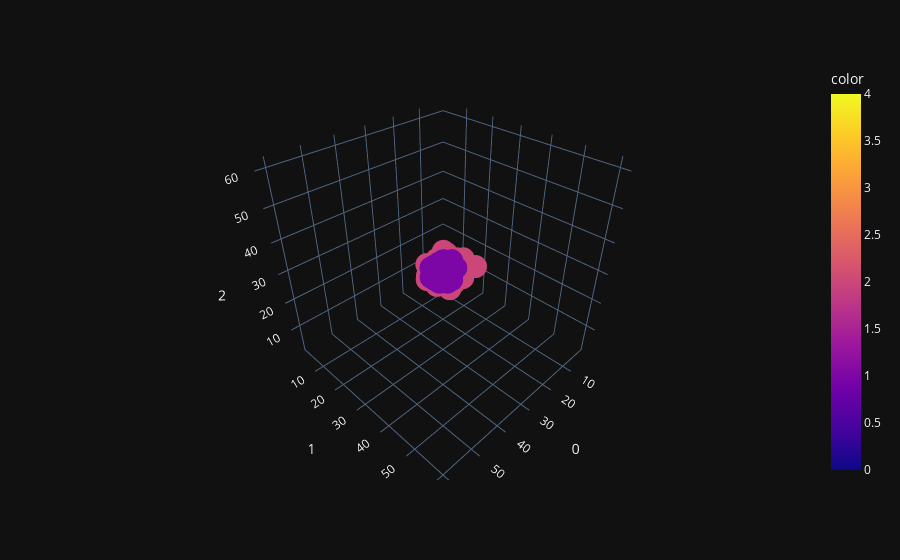

The notebook cell saved with this chart:
### Code cell
# Создаем DataFrame `res_df` из списка `xsyszs`, где `xsyszs` содержит тройки признаков (x, y, z) для каждой точки данных.
res_df = pd.DataFrame(xsyszs)

# Создаем трехмерный рассеянный график с использованием библиотеки Plotly Express.
# Аргументы `x=0`, `y=1`, `z=2` указывают столбцы DataFrame для координат осей X, Y и Z соответственно.
# Аргумент `color=Y` определяет цвет точек на графике в соответствии с классификационным признаком из массива `Y`.
fig = px.scatter_3d(res_df, x=0, y=1, z=2, color=Y)

# Отображаем созданный трехмерный график.
fig.show()

### Figure 1 — Plotly figure (JSON) as saved in the notebook; plotly's stock layout.template omitted (floating-point values rounded to 4 significant figures; data arrays with more than 128 entries replaced by an {"elided": "..."} marker saying what was removed)
{"data": [{"hovertemplate": "0=%{x}<br>1=%{y}<br>2=%{z}<br>color=%{marker.color}<extra></extra>", "legendgroup": "", "marker": {"color": {"elided": "500 int values"}, "coloraxis": "coloraxis", "symbol": "circle"}, "mode": "markers", "name": "", "scene": "scene", "showlegend": false, "x": {"elided": "500 int values"}, "y": {"elided": "500 int values"}, "z": {"elided": "500 int values"}, "type": "scatter3d"}], "layout": {"scene": {"domain": {"x": [0.0, 1.0], "y": [0.0, 1.0]}, "xaxis": {"title": {"text": "0"}}, "yaxis": {"title": {"text": "1"}}, "zaxis": {"title": {"text": "2"}}}, "coloraxis": {"colorbar": {"title": {"text": "color"}}, "colorscale": [[0.0, "#0d0887"], [0.1111, "#46039f"], [0.2222, "#7201a8"], [0.3333, "#9c179e"], [0.4444, "#bd3786"], [0.5556, "#d8576b"], [0.6667, "#ed7953"], [0.7778, "#fb9f3a"], [0.8889, "#fdca26"], [1.0, "#f0f921"]]}, "legend": {"tracegroupgap": 0}, "margin": {"t": 60}}}
